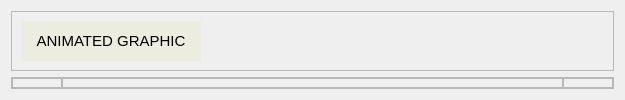
             <widget class="QWidget" name="rmpv_price">
              <layout class="QVBoxLayout" name="verticalLayout_45">
               <item>
                <widget class="QFrame" name="rmpv_price_f1">
                 <property name="sizePolicy">
                  <sizepolicy hsizetype="Preferred" vsizetype="Maximum">
                   <horstretch>0</horstretch>
                   <verstretch>0</verstretch>
                  </sizepolicy>
                 </property>
                 <property name="minimumSize">
                  <size>
                   <width>0</width>
                   <height>50</height>
                  </size>
                 </property>
                 <property name="frameShape">
                  <enum>QFrame::StyledPanel</enum>
                 </property>
                 <property name="frameShadow">
                  <enum>QFrame::Raised</enum>
                 </property>
                 <layout class="QHBoxLayout" name="horizontalLayout_44">
                  <item>
                   <widget class="QPushButton" name="rmpv_price_f1_btn_ani">
                    <property name="sizePolicy">
                     <sizepolicy hsizetype="Minimum" vsizetype="Preferred">
                      <horstretch>0</horstretch>
                      <verstretch>0</verstretch>
                     </sizepolicy>
                    </property>
                    <property name="minimumSize">
                     <size>
                      <width>180</width>
                      <height>40</height>
                     </size>
                    </property>
                    <property name="sizeIncrement">
                     <size>
                      <width>0</width>
                      <height>0</height>
                     </size>
                    </property>
                    <property name="font">
                     <font>
                      <family>Segoe UI</family>
                      <pointsize>11</pointsize>
                     </font>
                    </property>
                    <property name="autoFillBackground">
                     <bool>false</bool>
                    </property>
                    <property name="styleSheet">
                     <string notr="true">QPushButton:hover
{
   border: 4px solid rgb(113, 91, 73) /*rgb(31, 80, 20)*/;
	background-color: rgb(212, 212, 201);
	

}
QPushButton {
	background-color: rgb(236, 236, 224);
	border: none;
}
</string>
                    </property>
                    <property name="text">
                     <string>ANIMATED GRAPHIC</string>
                    </property>
                    <property name="autoDefault">
                     <bool>false</bool>
                    </property>
                    <property name="default">
                     <bool>false</bool>
                    </property>
                    <property name="flat">
                     <bool>false</bool>
                    </property>
                   </widget>
                  </item>
                  <item>
                   <spacer name="horizontalSpacer_45">
                    <property name="orientation">
                     <enum>Qt::Horizontal</enum>
                    </property>
                    <property name="sizeHint" stdset="0">
                     <size>
                      <width>403</width>
                      <height>20</height>
                     </size>
                    </property>
                   </spacer>
                  </item>
                 </layout>
                </widget>
               </item>
               <item>
                <widget class="QFrame" name="rmpv_price_f2">
                 <property name="styleSheet">
                  <string notr="true"/>
                 </property>
                 <property name="frameShape">
                  <enum>QFrame::StyledPanel</enum>
                 </property>
                 <property name="frameShadow">
                  <enum>QFrame::Raised</enum>
                 </property>
                 <layout class="QHBoxLayout" name="horizontalLayout_46">
                  <property name="spacing">
                   <number>0</number>
                  </property>
                  <property name="leftMargin">
                   <number>0</number>
                  </property>
                  <property name="topMargin">
                   <number>0</number>
                  </property>
                  <property name="rightMargin">
                   <number>0</number>
                  </property>
                  <property name="bottomMargin">
                   <number>0</number>
                  </property>
                  <item>
                   <widget class="QFrame" name="frame_10">
                    <property name="sizePolicy">
                     <sizepolicy hsizetype="Expanding" vsizetype="Preferred">
                      <horstretch>0</horstretch>
                      <verstretch>0</verstretch>
                     </sizepolicy>
                    </property>
                    <property name="minimumSize">
                     <size>
                      <width>10</width>
                      <height>0</height>
                     </size>
                    </property>
                    <property name="maximumSize">
                     <size>
                      <width>50</width>
                      <height>16777215</height>
                     </size>
                    </property>
                    <property name="frameShape">
                     <enum>QFrame::StyledPanel</enum>
                    </property>
                    <property name="frameShadow">
                     <enum>QFrame::Raised</enum>
                    </property>
                   </widget>
                  </item>
                  <item>
                   <widget class="QFrame" name="rmpv_price_f2_img">
                    <property name="styleSheet">
                     <string notr="true"/>
                    </property>
                    <property name="frameShape">
                     <enum>QFrame::StyledPanel</enum>
                    </property>
                    <property name="frameShadow">
                     <enum>QFrame::Raised</enum>
                    </property>
                   </widget>
                  </item>
                  <item>
                   <widget class="QFrame" name="frame_9">
                    <property name="sizePolicy">
                     <sizepolicy hsizetype="Expanding" vsizetype="Preferred">
                      <horstretch>0</horstretch>
                      <verstretch>0</verstretch>
                     </sizepolicy>
                    </property>
                    <property name="minimumSize">
                     <size>
                      <width>20</width>
                      <height>0</height>
                     </size>
                    </property>
                    <property name="maximumSize">
                     <size>
                      <width>50</width>
                      <height>16777215</height>
                     </size>
                    </property>
                    <property name="frameShape">
                     <enum>QFrame::StyledPanel</enum>
                    </property>
                    <property name="frameShadow">
                     <enum>QFrame::Raised</enum>
                    </property>
                   </widget>
                  </item>
                 </layout>
                </widget>
               </item>
              </layout>
             </widget>
